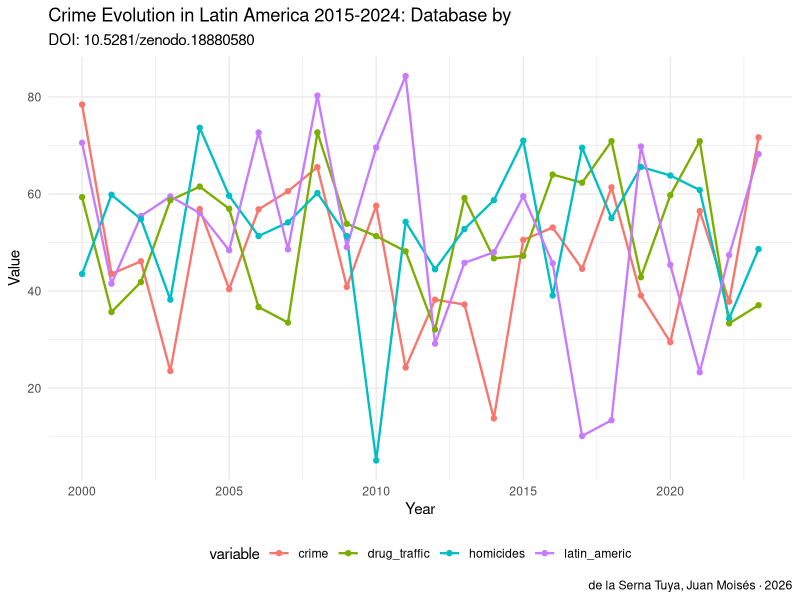

Recreate this plot in R.
# analysis.R — Crime Evolution in Latin America 2015-2024: Database by Categories
# DOI: 10.5281/zenodo.18880580
# Author: de la Serna Tuya, Juan Moisés · ORCID: 0000-0002-8401-8018
# License: CC0 1.0

# ── SETUP ──────────────────────────────────────────────────────────────────
# Install required packages if needed:
# install.packages(c("readr","ggplot2","dplyr","tidyr"))

library(readr)
library(ggplot2)
library(dplyr)

# ── LOAD DATA ──────────────────────────────────────────────────────────────
# Download dataset from: https://doi.org/10.5281/zenodo.18880580
# df <- read_csv("dataset.csv")

# Example with synthetic data
set.seed(42)
years <- 2000:2023
df <- data.frame(
  year = years,
    latin_americ = rnorm(length(years), 50, 15),
  crime = rnorm(length(years), 50, 15),
  homicides = rnorm(length(years), 50, 15),
  drug_traffic = rnorm(length(years), 50, 15),
  stringsAsFactors = FALSE
)

cat("Dataset: Crime Evolution in Latin America 2015-2024: Databa\n")
cat("DOI: 10.5281/zenodo.18880580\n")
cat("Dimensions:", nrow(df), "x", ncol(df), "\n\n")
print(head(df))
print(summary(df))

# ── VISUALIZATION ──────────────────────────────────────────────────────────
# Temporal trend
p1 <- df %>%
  tidyr::pivot_longer(-year, names_to="variable", values_to="value") %>%
  ggplot(aes(x=year, y=value, color=variable)) +
  geom_line(size=0.8) +
  geom_point(size=1.5) +
  labs(title="Crime Evolution in Latin America 2015-2024: Database by",
       subtitle="DOI: 10.5281/zenodo.18880580",
       x="Year", y="Value",
       caption="de la Serna Tuya, Juan Moisés · 2026") +
  theme_minimal() +
  theme(legend.position="bottom")

ggsave("figures/analysis_output_r.png", p1, width=10, height=6, dpi=150)
cat("\nFigure saved: figures/analysis_output_r.png\n")

# ── CITATION ───────────────────────────────────────────────────────────────
cat("\nCitation:\n")
cat("de la Serna Tuya, Juan Moisés (2026). Crime Evolution in Latin America 2015-2024: Database by Categories. Zenodo. https://doi.org/10.5281/zenodo.18880580\n")
